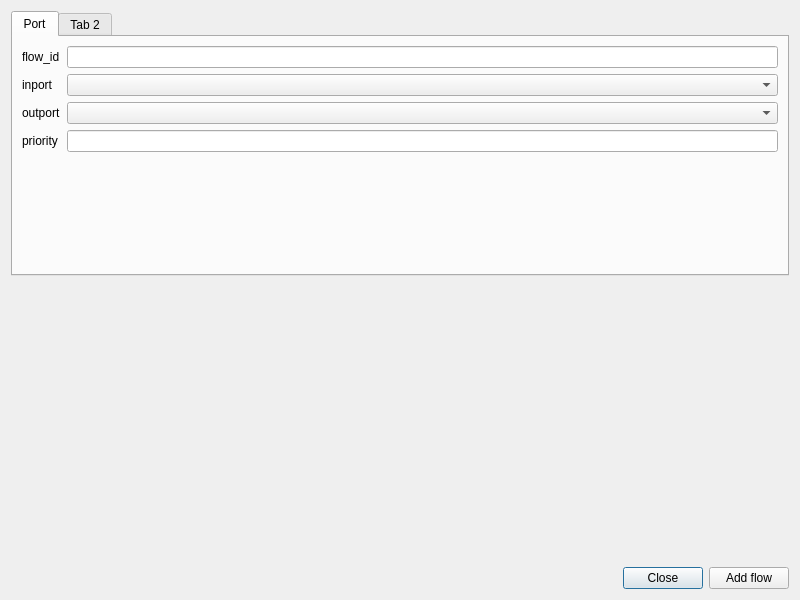
<?xml version="1.0" encoding="UTF-8"?>
<ui version="4.0">
 <class>AddFlowDialog</class>
 <widget class="QDialog" name="AddFlowDialog">
  <property name="geometry">
   <rect>
    <x>0</x>
    <y>0</y>
    <width>800</width>
    <height>600</height>
   </rect>
  </property>
  <property name="minimumSize">
   <size>
    <width>400</width>
    <height>300</height>
   </size>
  </property>
  <property name="windowTitle">
   <string>Dialog</string>
  </property>
  <layout class="QVBoxLayout" name="verticalLayout">
   <item>
    <widget class="QTabWidget" name="tabWidget">
     <property name="currentIndex">
      <number>0</number>
     </property>
     <widget class="QWidget" name="tab">
      <attribute name="title">
       <string>Port</string>
      </attribute>
      <layout class="QFormLayout" name="formLayout_2">
       <item row="0" column="0">
        <widget class="QLabel" name="label">
         <property name="text">
          <string>flow_id</string>
         </property>
        </widget>
       </item>
       <item row="1" column="0">
        <widget class="QLabel" name="label_2">
         <property name="text">
          <string>inport</string>
         </property>
        </widget>
       </item>
       <item row="2" column="0">
        <widget class="QLabel" name="label_3">
         <property name="text">
          <string>outport</string>
         </property>
        </widget>
       </item>
       <item row="3" column="0">
        <widget class="QLabel" name="label_4">
         <property name="text">
          <string>priority</string>
         </property>
        </widget>
       </item>
       <item row="1" column="1">
        <widget class="QComboBox" name="data_inport"/>
       </item>
       <item row="2" column="1">
        <widget class="QComboBox" name="data_outport"/>
       </item>
       <item row="0" column="1">
        <widget class="QLineEdit" name="data_flow_id"/>
       </item>
       <item row="3" column="1">
        <widget class="QLineEdit" name="data_priority"/>
       </item>
      </layout>
     </widget>
     <widget class="QWidget" name="tab_2">
      <attribute name="title">
       <string>Tab 2</string>
      </attribute>
     </widget>
    </widget>
   </item>
   <item>
    <widget class="QLabel" name="message">
     <property name="text">
      <string/>
     </property>
    </widget>
   </item>
   <item>
    <spacer name="verticalSpacer">
     <property name="orientation">
      <enum>Qt::Vertical</enum>
     </property>
     <property name="sizeHint" stdset="0">
      <size>
       <width>20</width>
       <height>40</height>
      </size>
     </property>
    </spacer>
   </item>
   <item>
    <layout class="QHBoxLayout" name="horizontalLayout">
     <item>
      <spacer name="horizontalSpacer">
       <property name="orientation">
        <enum>Qt::Horizontal</enum>
       </property>
       <property name="sizeHint" stdset="0">
        <size>
         <width>40</width>
         <height>20</height>
        </size>
       </property>
      </spacer>
     </item>
     <item>
      <widget class="QPushButton" name="btn_close">
       <property name="text">
        <string>Close</string>
       </property>
      </widget>
     </item>
     <item>
      <widget class="QPushButton" name="btn_add_flow">
       <property name="text">
        <string>Add flow</string>
       </property>
      </widget>
     </item>
    </layout>
   </item>
  </layout>
 </widget>
 <resources/>
 <connections/>
</ui>
